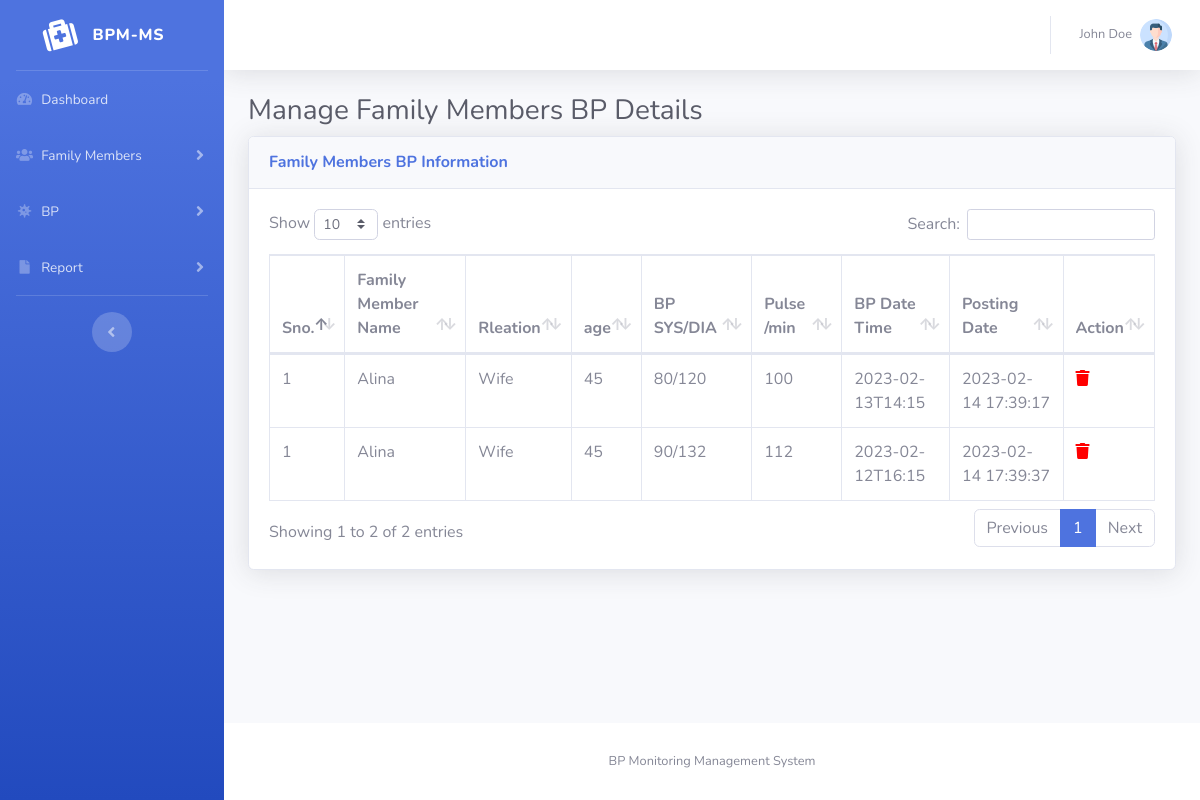
The app's page /bpmms/manage-bp-details.php (signed in), older data.
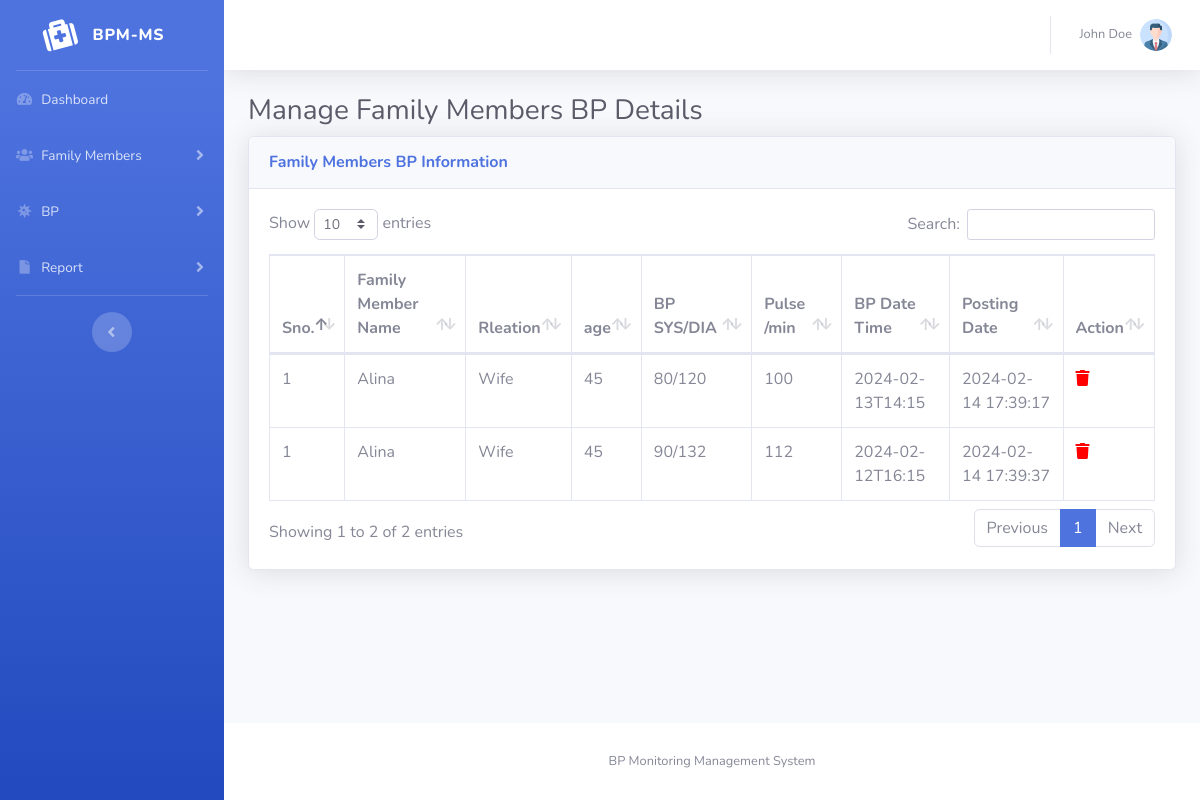
The same page, newer data.
### tables this page shows
CREATE TABLE `tbluserregistration` (
  `id` int(11) NOT NULL,
  `fullName` varchar(220) DEFAULT NULL,
  `emailid` varchar(255) DEFAULT NULL,
  `mobileNumber` bigint(11) DEFAULT NULL,
  `loginPassword` varchar(120) DEFAULT NULL,
  `regDate` timestamp NULL DEFAULT current_timestamp()
);

CREATE TABLE `tblbpdetails` (
  `id` int(11) NOT NULL,
  `userId` int(11) DEFAULT NULL,
  `memberId` int(11) DEFAULT NULL,
  `systolic` int(11) DEFAULT NULL,
  `diastolic` int(11) DEFAULT NULL,
  `pulse` int(11) DEFAULT NULL,
  `bpDateTime` varchar(120) DEFAULT NULL,
  `postingTime` timestamp NULL DEFAULT current_timestamp()
);

CREATE TABLE `tblfamilymembers` (
  `id` int(11) NOT NULL,
  `userId` int(5) DEFAULT NULL,
  `memberName` varchar(150) DEFAULT NULL,
  `memberRelation` varchar(150) DEFAULT NULL,
  `memberAge` int(2) DEFAULT NULL,
  `postingDate` timestamp NULL DEFAULT current_timestamp()
);

### bpmms/manage-bp-details.php (the view, shortened to what this page needs)
<?php session_start();
include_once('includes/config.php');
if (strlen($_SESSION['aid']==0)) {
  header('location:logout.php');
  } else{
?>
<!DOCTYPE html>
<html lang="en">
<head>
    <link href="vendor/fontawesome-free/css/all.min.css" rel="stylesheet" type="text/css">
    <link href="css/sb-admin-2.min.css" rel="stylesheet">
    <link href="vendor/datatables/dataTables.bootstrap4.min.css" rel="stylesheet">
</head>
<body id="page-top">
    <div id="wrapper">
        <?php include_once('includes/sidebar.php');?>
        <div id="content-wrapper" class="d-flex flex-column">
            <div id="content">
                <?php include_once('includes/topbar.php');?>
                <div class="container-fluid">
                    <h1 class="h3 mb-2 text-gray-800">Manage Family Members BP Details</h1>
                    <div class="card shadow mb-4">
                        <div class="card-header py-3">
                            <h6 class="m-0 font-weight-bold text-primary">Family Members BP Information</h6>
                        </div>
                        <div class="card-body">
                            <div class="table-responsive">
                                <table class="table table-bordered" id="dataTable" width="100%" cellspacing="0">
                                    <thead>
                                        <tr>
                                            <th>Sno.</th>
                                            <th>Family Member Name</th>
                                            <th>Rleation</th>
                                            <th>age</th>
                                            <th>BP SYS/DIA</th>
                                            <th>Pulse /min</th>
                                            <th>BP Date Time</th>
                                            <th>Posting Date</th>
                                            <th>Action</th>
                                        </tr>
                                    </thead>
                                    <tbody>
                                        <?php $uid=intval($_SESSION['aid']);
$query=mysqli_query($con,"select *,tblbpdetails.id as bpid from tblbpdetails
left join tblfamilymembers on tblfamilymembers.id=tblbpdetails.memberId
where tblbpdetails.userId='$uid'");
$cnt=1;
while($row=mysqli_fetch_array($query)){
?>
                                        <tr>
                                            <td><?php echo $cnt;?></td>
                                            <td><?php echo $row['memberName'];?></td>
                                            <td><?php echo $row['memberRelation'];?></td>
                                            <td><?php echo $row['memberAge'];?></td>
                                            <td><?php echo $row['systolic'];?>/<?php echo $row['diastolic'];?></td>
                                            <td><?php echo $row['pulse'];?></td>
                                            <td><?php echo $row['bpDateTime'];?></td>
                                            <td><?php echo $row['postingTime'];?></td>
                                            <td>
                                                <a href="manage-bp-details.php?bpid=<?php echo $row['bpid'];?>&&action=delete"
                                                    onclick="return confirm('Do you really want to delete this record?');"><i
                                                        class="fa fa-trash" aria-hidden="true" style="color:red"
                                                        title="Delete this record"></i></a>
                                            </td>
                                        </tr>
                                        <?php } ?>
                                    </tbody>
                                </table>
                            </div>
                        </div>
                    </div>
                </div>
            </div>
            <?php include_once('includes/footer.php');?>
        </div>
    </div>
</body>
</html>
<?php } ?>

### bpmms/includes/sidebar.php (shortened to what this page needs)
        <ul class="navbar-nav bg-gradient-primary sidebar sidebar-dark accordion" id="accordionSidebar">
            <a class="sidebar-brand d-flex align-items-center justify-content-center" href="#">
                <div class="sidebar-brand-icon rotate-n-15">
                    <i class="  fa fa-medkit"></i>
                </div>
                <div class="sidebar-brand-text mx-3">BPM-MS</div>
            </a>
            <hr class="sidebar-divider my-0">
<?php if($_SESSION['aid']):?>
     <li class="nav-item">
                <a class="nav-link" href="dashboard.php">
                    <i class="fas fa-fw fa-tachometer-alt"></i>
                    <span>Dashboard</span></a>
            </li>
    <li class="nav-item">
                <a class="nav-link collapsed" href="#" data-toggle="collapse" data-target="#collapseOne"
                    aria-expanded="true" aria-controls="collapseOne">
                    <i class="fas fa-fw fa-users"></i>
                    <span>Family Members</span>
                </a>
            </li>
     <li class="nav-item">
                <a class="nav-link collapsed" href="#" data-toggle="collapse" data-target="#collapseTwo"
                    aria-expanded="true" aria-controls="collapseTwo">
                    <i class="fas fa-fw fa-virus"></i>
                    <span>BP</span>
                </a>
            </li>
   <li class="nav-item">
                <a class="nav-link collapsed" href="#" data-toggle="collapse" data-target="#collapseThree"
                    aria-expanded="true" aria-controls="collapseThree">
                    <i class="fas fa-fw fa-file"></i>
                    <span>Report</span>
                </a>
            </li>
<?php endif;    ?>
            <hr class="sidebar-divider d-none d-md-block">
            <div class="text-center d-none d-md-inline">
                <button class="rounded-circle border-0" id="sidebarToggle"></button>
            </div>
        </ul>

### bpmms/includes/topbar.php (shortened to what this page needs)
      <nav class="navbar navbar-expand navbar-light bg-white topbar mb-4 static-top shadow">
            <?php if($_SESSION['aid']):?>
                    <ul class="navbar-nav ml-auto">
                        <li class="nav-item dropdown no-arrow">
                            <a class="nav-link dropdown-toggle" href="#" id="userDropdown" role="button"
                                data-toggle="dropdown" aria-haspopup="true" aria-expanded="false">
                <?php
$adid=$_SESSION['aid'];
$ret1=mysqli_query($con,"select fullName from tbluserregistration where ID='$adid'");
while($row1=mysqli_fetch_array($ret1)){
?>
                                <span class="mr-2 d-none d-lg-inline text-gray-600 small"><?php  echo $row1['fullName'];?></span>
                           <?php } ?>
                                <img class="img-profile rounded-circle"
                                    src="img/profile.png">
                            </a>
                        </li>
                    </ul>
                <?php endif;?>
                </nav>

### bpmms/includes/footer.php
<footer class="sticky-footer bg-white">
    <div class="container my-auto">
        <div class="copyright text-center my-auto">
            <span>BP Monitoring Management System</span>
        </div>
    </div>
</footer>

Row changes from the older to the newer data that the page shows:
changed tblbpdetails (number 1 of 2 on the later page): bpDateTime "2023-02-13T14:15" → "2024-02-13T14:15"; postingTime "2023-02-14 17:39:17" → "2024-02-14 17:39:17"
changed tblbpdetails (number 2 of 2 on the later page): bpDateTime "2023-02-12T16:15" → "2024-02-12T16:15"; postingTime "2023-02-14 17:39:37" → "2024-02-14 17:39:37"
